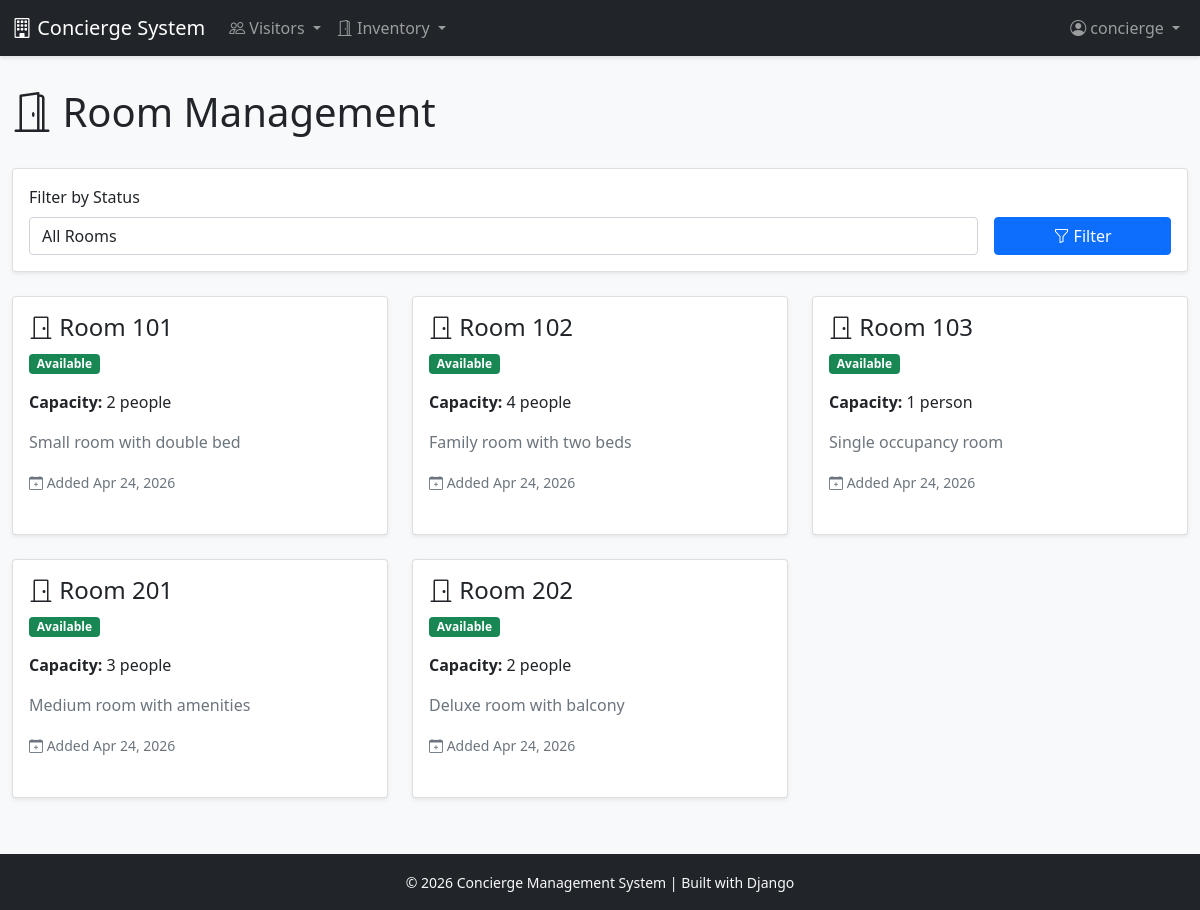
/inventory/rooms/ (signed in), run on the app's committed database.
### users/models.py (models this page shows, shortened)
class User(AbstractUser):
    ROLE_CHOICES = [
        ('CONCIERGE', 'Concierge'),
        ('ADMIN', 'Administrator'),
    ]
    role = models.CharField(
        max_length=20,
        choices=ROLE_CHOICES,
        default='CONCIERGE',
        help_text='User role determines access permissions'
    )
    class Meta:
        db_table = 'users'
        verbose_name = 'User'
        verbose_name_plural = 'Users'

### inventory/models.py (models this page shows, shortened)
class Room(models.Model):
    STATUS_CHOICES = [
        ('AVAILABLE', 'Available'),
        ('OCCUPIED', 'Occupied'),
        ('MAINTENANCE', 'Maintenance'),
    ]
    room_number = models.CharField(
        max_length=10,
        unique=True,
        help_text='Unique room identifier'
    )
    capacity = models.PositiveIntegerField(
        validators=[MinValueValidator(1)],
        help_text='Maximum number of guests'
    )
    status = models.CharField(
        max_length=20,
        choices=STATUS_CHOICES,
        default='AVAILABLE'
    )
    description = models.TextField(blank=True)
    created_at = models.DateTimeField(auto_now_add=True)
    updated_at = models.DateTimeField(auto_now=True)
    class Meta:
        db_table = 'rooms'
        ordering = ['room_number']
        indexes = [
            models.Index(fields=['status']),
        ]

### inventory/views.py (the view)
# urls.py: path('rooms/', views.RoomListView.as_view(), name='room_list'),
class RoomListView(LoginRequiredMixin, ListView):
    model = Room
    template_name = 'inventory/room_list.html'
    context_object_name = 'rooms'
    paginate_by = 20
    def get_queryset(self):
        queryset = super().get_queryset()
        status = self.request.GET.get('status')
        if status:
            queryset = queryset.filter(status=status)
        return queryset.order_by('room_number')
    def get_context_data(self, **kwargs):
        context = super().get_context_data(**kwargs)
        context['status_choices'] = Room.STATUS_CHOICES
        context['current_status'] = self.request.GET.get('status', '')
        return context

### templates/inventory/room_list.html (shortened to what this page needs)
{% extends 'base.html' %}
{% block content %}
<div class="row mb-4">
    <div class="col-12">
        <h1><i class="bi bi-door-open"></i> Room Management</h1>
    </div>
</div>
<div class="card mb-4">
    <div class="card-body">
        <form method="get" class="row g-3">
            <div class="col-md-10">
                <label class="form-label">Filter by Status</label>
                <select name="status" class="form-control">
                    <option value="">All Rooms</option>
                </select>
            </div>
            <div class="col-md-2 d-flex align-items-end">
                <button type="submit" class="btn btn-primary w-100">
                    <i class="bi bi-funnel"></i> Filter
                </button>
            </div>
        </form>
    </div>
</div>
<div class="row">
    {% if rooms %}
        {% for room in rooms %}
        <div class="col-md-4 mb-4">
            <div class="card h-100">
                <div class="card-body">
                    <h4 class="card-title">
                        <i class="bi bi-door-closed"></i> Room {{ room.room_number }}
                    </h4>
                    <div class="mb-3">
                        {% if room.status == 'AVAILABLE' %}
                            <span class="badge bg-success">{{ room.get_status_display }}</span>
                        {% elif room.status == 'OCCUPIED' %}
                            <span class="badge bg-danger">{{ room.get_status_display }}</span>
                        {% else %}
                            <span class="badge bg-warning text-dark">{{ room.get_status_display }}</span>
                        {% endif %}
                    </div>
                    <p class="card-text">
                        <strong>Capacity:</strong> {{ room.capacity }}
                        {% if room.capacity == 1 %}person{% else %}people{% endif %}
                    </p>
                    {% if room.description %}
                    <p class="card-text text-muted">{{ room.description|truncatewords:15 }}</p>
                    {% endif %}
                    <div class="mt-3">
                        <small class="text-muted">
                            <i class="bi bi-calendar-plus"></i> Added {{ room.created_at|date:"M d, Y" }}
                        </small>
                    </div>
                </div>
            </div>
        </div>
        {% endfor %}
    {% endif %}
</div>
{% endblock %}

### templates/base.html (shortened to what this page needs)
<!DOCTYPE html>
<html lang="en">
<head>
    <link href="https://cdn.jsdelivr.net/npm/bootstrap@5.1.3/dist/css/bootstrap.min.css" rel="stylesheet">
    <link rel="stylesheet" href="https://cdn.jsdelivr.net/npm/bootstrap-icons@1.7.2/font/bootstrap-icons.css">
</head>
<body>
    <nav class="navbar navbar-expand-lg navbar-dark bg-dark">
        <div class="container-fluid">
            <a class="navbar-brand" href="{% url 'visitor:active_visits' %}">
                <i class="bi bi-building"></i> Concierge System
            </a>
            {% if user.is_authenticated %}
            <div class="collapse navbar-collapse" id="navbarNav">
                <ul class="navbar-nav me-auto">
                    <li class="nav-item dropdown">
                        <a class="nav-link dropdown-toggle" href="#" id="visitorDropdown" role="button" data-bs-toggle="dropdown">
                            <i class="bi bi-people"></i> Visitors
                        </a>
                    </li>
                    <li class="nav-item dropdown">
                        <a class="nav-link dropdown-toggle" href="#" id="inventoryDropdown" role="button" data-bs-toggle="dropdown">
                            <i class="bi bi-door-open"></i> Inventory
                        </a>
                    </li>
                </ul>
                <ul class="navbar-nav">
                    <li class="nav-item dropdown">
                        <a class="nav-link dropdown-toggle" href="#" id="userDropdown" role="button" data-bs-toggle="dropdown">
                            <i class="bi bi-person-circle"></i> {{ user.username }}
                        </a>
                    </li>
                </ul>
            </div>
            {% endif %}
        </div>
    </nav>
    <div class="container-fluid main-content">
        {% block content %}{% endblock %}
    </div>
    <footer class="bg-dark text-light py-3 mt-auto">
        <div class="container-fluid text-center">
            <small>&copy; 2026 Concierge Management System | Built with Django</small>
        </div>
    </footer>
</body>
</html>

### templates/base.html (style rules this page uses)
body { min-height: 100vh; background-color: #f8f9fa; }
.navbar { box-shadow: 0 2px 4px rgba(0,0,0,.1); }
.main-content { padding-top: 2rem; padding-bottom: 2rem; }
.card { box-shadow: 0 0.125rem 0.25rem rgba(0,0,0,0.075); margin-bottom: 1.5rem; }

### data on the page
User: username "concierge"
Room: room_number "101", status "Available", capacity "2", shows "people", description "Small room with double bed", created_at "Apr 24, 2026"
Room: room_number "102", status "Available", capacity "4", shows "people", description "Family room with two beds", created_at "Apr 24, 2026"
Room: room_number "103", status "Available", capacity "1", shows "person", description "Single occupancy room", created_at "Apr 24, 2026"
Room: room_number "201", status "Available", capacity "3", shows "people", description "Medium room with amenities", created_at "Apr 24, 2026"
Room: room_number "202", status "Available", capacity "2", shows "people", description "Deluxe room with balcony", created_at "Apr 24, 2026"
